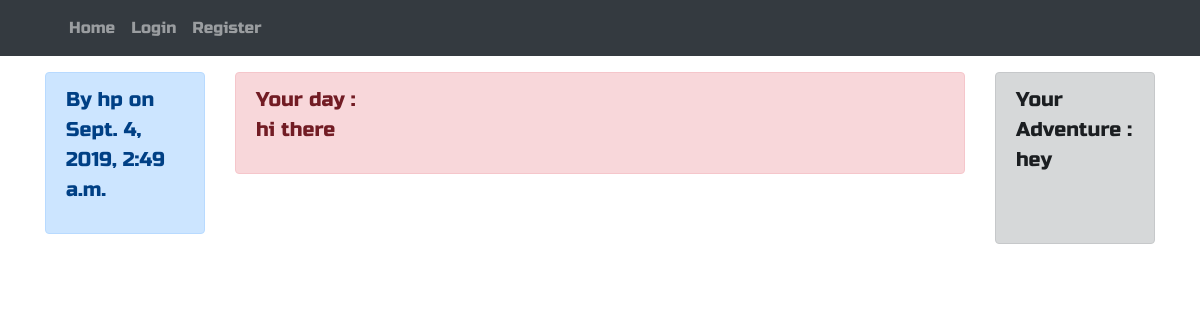
The app's page /day/10 with its own data.
### life/models.py (models this page shows, shortened)
class DiaryModel(models.Model):
	user = models.ForeignKey(User, on_delete=models.CASCADE, null=True, blank=True)
	your_day = models.TextField()
	timestamp = models.DateTimeField(auto_now_add=True)
	adventure = models.TextField(null=True, blank=True)
	class Meta:
		ordering = ['-timestamp']

### life/views.py (the view)
# urls.py: path('day/<int:pk>', DiaryDetailView.as_view(), name='detail'),
class DiaryDetailView(DetailView):
	model = DiaryModel
	template_name = 'life/days.html'
	def get_object(self, *args, **kwargs):
		request = self.request
		pk = self.kwargs.get('pk')
		try:
			instance = get_object_or_404(DiaryModel, pk=pk)
		except:
			raise Http404("Sorry..this day doesn't exist")
		return instance
	def get_context_data(self, *args, **kwargs):
		context = super(DiaryDetailView, self).get_context_data(*args, **kwargs)
		return context

### life/templates/life/days.html
{% extends "base.html" %}
{% block content %}
{% if object %}
    <div class="row">
        {% if object.adventure %}
            <div class="col-12 col-lg-2 mx-auto order-12 col-md-2">
            <div class="alert alert-dark" role="alert">
                <p class="lead"><b>Your Adventure</b> : <br> {{ object.adventure|safe|linebreaksbr }}<p><br>
            </div>
            </div>
        {% endif %}
        <div class="col-12 {% if object.adventure %}col-lg-8{% else %}col-lg-10{% endif %} mx-auto order-6 col-auto">
          <div class="alert alert-danger" role="alert">
            <p class="lead"><b>Your day</b> : <br> {{ object.your_day|safe|linebreaksbr }}</p>
          </div>
        </div>
        <div class="col-12 col-lg-2 order-1">
          <div class="alert alert-primary" role="alert">
              <p class="lead"><b>By {{ object.user }} on {{ object.timestamp }}</b></p>
          </div>
        </div>
      </div>
{% else %}
      <div class="jumbotron">
        <h1>Please write some days!</h1>
      </div>
{% endif %}
{% endblock content %}

### static_my_proj/css/main.css (style rules this page uses)
body { font-family: 'Russo One', sans-serif; }
.loader { filter:hue-rotate(0deg); color: linear-gradient(45deg,#0f8,#08f); animation:hue 5000ms infinite linear; }

### records on screen
DiaryModel: adventure "hey", your_day "hi there", user "hp", timestamp "Sept. 4, 2019, 2:49 a.m."
